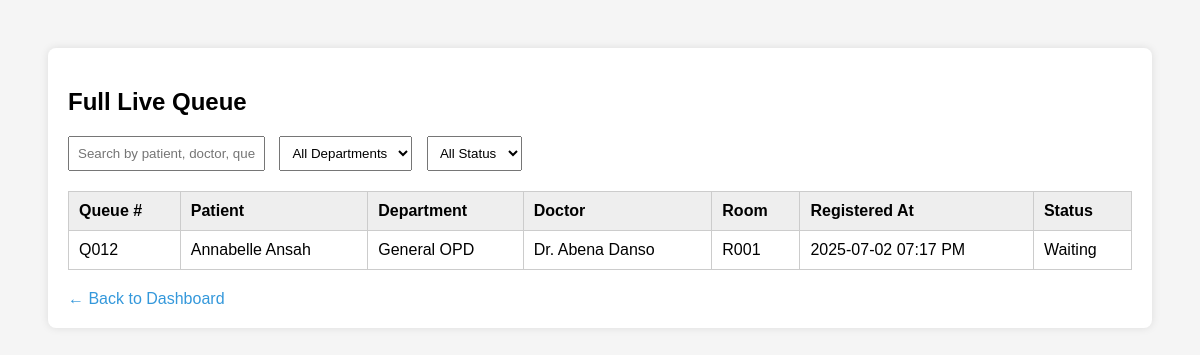
/dashboard/queue_list.php (signed in), run on the app's committed database.
### tables this page shows
CREATE TABLE `queue` (
  `id` int(11) NOT NULL,
  `patient_id` int(11) NOT NULL,
  `assigned_doctor_id` int(11) NOT NULL,
  `department_id` int(11) NOT NULL,
  `queue_number` varchar(10) DEFAULT NULL,
  `registered_at` datetime DEFAULT current_timestamp(),
  `checked_at` datetime DEFAULT NULL
);

CREATE TABLE `patients` (
  `id` int(11) NOT NULL,
  `full_name` varchar(100) NOT NULL,
  `age` int(11) DEFAULT NULL,
  `gender` enum('Male','Female','Other') DEFAULT NULL,
  `phone` varchar(20) DEFAULT NULL,
  `email` varchar(100) DEFAULT NULL,
  `department_id` int(11) NOT NULL,
  `reason_for_visit` text DEFAULT NULL,
  `created_at` datetime DEFAULT current_timestamp()
);

CREATE TABLE `departments` (
  `id` int(11) NOT NULL,
  `name` varchar(100) NOT NULL
);

CREATE TABLE `doctors` (
  `id` int(11) NOT NULL,
  `user_id` int(11) NOT NULL,
  `department_id` int(11) NOT NULL,
  `full_name` varchar(100) DEFAULT NULL,
  `room_number` varchar(20) DEFAULT NULL
);

### dashboard/queue_list.php (the view, shortened to what this page needs)
<?php
require_once '../db.php';
$sql = "SELECT q.id, q.queue_number, p.full_name, d.name AS department, q.registered_at, q.checked_at,
               doc.full_name AS doctor_name, doc.room_number
        FROM queue q
        JOIN patients p ON q.patient_id = p.id
        JOIN departments d ON q.department_id = d.id
        LEFT JOIN doctors doc ON doc.user_id = q.assigned_doctor_id
        ORDER BY q.registered_at ASC";
$result = $conn->query($sql);
?>
<!DOCTYPE html>
<html>
<head>
</head>
<body>
<div class="container">
    <h2>Full Live Queue</h2>
    <div class="filters">
        <input type="text" id="search" onkeyup="liveFilter()" placeholder="Search by patient, doctor, queue...">
        <select id="filterDept" onchange="liveFilter()">
            <option value="">All Departments</option>
        </select>
        <select id="filterStatus" onchange="liveFilter()">
            <option value="">All Status</option>
        </select>
    </div>
    <table id="queueTable">
        <thead>
            <tr>
                <th>Queue #</th>
                <th>Patient</th>
                <th>Department</th>
                <th>Doctor</th>
                <th>Room</th>
                <th>Registered At</th>
                <th>Status</th>
            </tr>
        </thead>
        <tbody>
        <?php if ($result && $result->num_rows > 0): ?>
            <?php while ($row = $result->fetch_assoc()): ?>
                <?php
                    $status = $row['checked_at'] ? 'Checked' : 'Waiting';
                    $status_class = $row['checked_at'] ? 'checked' : 'waiting';
                ?>
                <tr data-dept="<?= strtolower($row['department']) ?>" data-status="<?= $status_class ?>">
                    <td><?= htmlspecialchars($row['queue_number']) ?></td>
                    <td><?= htmlspecialchars($row['full_name']) ?></td>
                    <td><?= htmlspecialchars($row['department']) ?></td>
                    <td><?= htmlspecialchars($row['doctor_name'] ?? '-') ?></td>
                    <td><?= htmlspecialchars($row['room_number'] ?? '-') ?></td>
                    <td><?= date("Y-m-d h:i A", strtotime($row['registered_at'])) ?></td>
                    <td><?= $status ?></td>
                </tr>
            <?php endwhile; ?>
        <?php else: ?>
            <tr><td colspan="7">No queue records found.</td></tr>
        <?php endif; ?>
        </tbody>
    </table>
    <a href="receptionist.php" class="back-link">&larr; Back to Dashboard</a>
</div>
</body>
</html>

### dashboard/queue_list.php (style rules this page uses)
body { font-family: Arial; background: #f5f5f5; padding: 40px; }
.container { max-width: 1200px; margin: auto; background: #fff; padding: 20px; border-radius: 8px; box-shadow: 0 0 8px rgba(0,0,0,0.1); }
h2 { margin-bottom: 20px; }
table { width: 100%; border-collapse: collapse; margin-top: 20px; }
th, td { padding: 10px; border: 1px solid #ccc; text-align: left; }
th { background-color: #eee; }
input, select { padding: 8px; margin-right: 10px; }
.back-link { margin-top: 20px; display: inline-block; text-decoration: none; color: #3498db; }
.filters { margin-bottom: 15px; }

### data on the page
queue: queue_number "Q012", patient.full_name "Annabelle Ansah", department.name "General OPD", doctors.full_name "Dr. Abena Danso", doctors.room_number "R001", registered_at "2025-07-02 07:17 PM", checked_at "Waiting"
